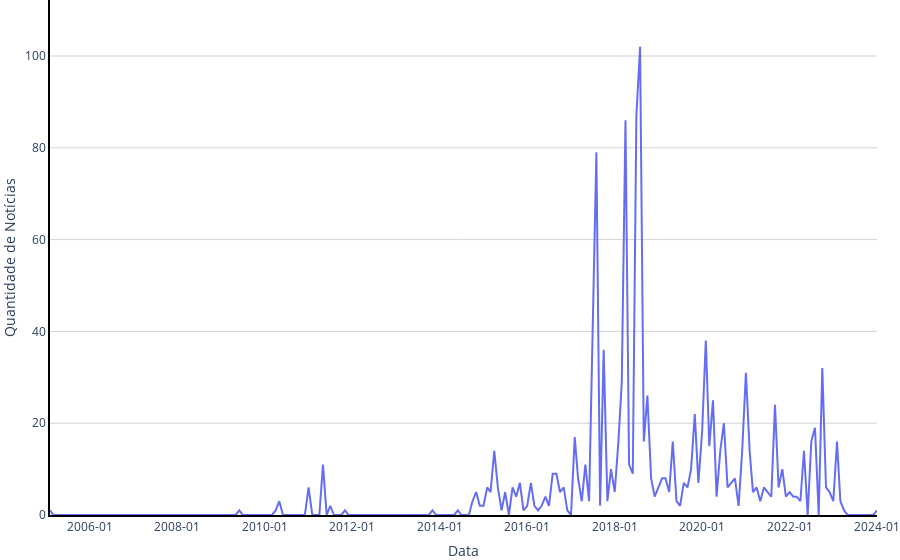

Notebook cell for this chart:
### Markdown cell above
### topic ts

df_with_query -> timestamp, count, keywords

### Code cell
from pyspark.sql import functions as F
from pyspark.sql.window import Window
from pyspark.sql.functions import collect_list
import pandas as pd
import plotly.express as px

traducao_meses = {
    "January": "Janeiro", "February": "Fevereiro", "March": "Março",
    "April": "Abril", "May": "Maio", "June": "Junho",
    "July": "Julho", "August": "Agosto", "September": "Setembro",
    "October": "Outubro", "November": "Novembro", "December": "Dezembro"
}

news_by_month = (
    df_with_query
    .groupBy('timestamp')
    .agg(F.count('archive').alias('count_of_news'))
    .toPandas()
)

keywords_by_month = (
    df_with_query
    .select('*', F.explode('keywords'))
    .groupBy("timestamp", "key")
    .agg(F.sum("value").alias("key_mentions"))
    .filter(F.col("key") != query)
    .withColumn("rank", F.row_number().over(Window.partitionBy("timestamp").orderBy(F.desc("key_mentions"))))
    .filter(F.col("rank") <= 5)
    .groupBy("timestamp")
    .agg(collect_list("key").alias("top5_keywords"))
    .toPandas()
)

news_history = news_by_month.merge(keywords_by_month, on="timestamp", how="inner")
news_history["timestamp"] = pd.to_datetime(news_history["timestamp"].astype(str), format='%Y%m')

min_date = news_history["timestamp"].min()
max_date = news_history["timestamp"].max()
full_range = pd.date_range(start=min_date, end=max_date, freq='MS')

news_history = news_history.set_index("timestamp").reindex(full_range).fillna(0).reset_index()
news_history = news_history.rename(columns={"index": "timestamp"})
news_history = news_history.sort_values(by="timestamp")

news_history["data_formatada"] = news_history["timestamp"].dt.strftime("%B de %Y").replace(traducao_meses, regex=True)
news_history["top5_keywords"] = news_history["top5_keywords"].apply(
    lambda words: "-" if words == 0 else "<br>".join([f"{i+1}. {word}" for i, word in enumerate(words)])
)

# Create Plotly figure
fig = px.line(
    news_history,
    x="timestamp",
    y="count_of_news",
    line_shape="linear",
    custom_data=news_history[["data_formatada", "top5_keywords"]],
)

fig.update_traces(
    hovertemplate="<b>Data:</b> %{customdata[0]}<br>"
                  "<b>📊 Notícias:</b> %{y}<br>"
                  "<b>Top 5 Tópicos:</b><br>%{customdata[1]}"
)

fig.update_layout(
    xaxis_title="Data",
    yaxis_title="Quantidade de Notícias",
    paper_bgcolor="rgba(0,0,0,0)",
    plot_bgcolor="rgba(0,0,0,0)",
    margin=dict(t=0, b=0, l=0, r=0),
    xaxis=dict(
        showgrid=False,
        zeroline=True,
        zerolinecolor="black",
        linecolor="black",
        linewidth=2
    ),
    yaxis=dict(
        range=[0, max(news_history["count_of_news"])*1.1],
        showgrid=True,  
        gridcolor="lightgray",  
        zeroline=True,
        zerolinecolor="black",
        linecolor="black",
        linewidth=2
    ),
)

fig.update_traces(line=dict(color='rgb(101, 110, 242)'),
                    hoverlabel=dict(bgcolor='rgb(101, 110, 242)',
                                    bordercolor='rgb(101, 110, 242)',
                                    font=dict(color='white')))

fig.update_xaxes(tickformat="%Y-%m")

# Show figure
fig.show()

### Figure 1 — Plotly figure (JSON) as saved in the notebook; plotly's stock layout.template omitted (floating-point values rounded to 4 significant figures; data arrays with more than 128 entries replaced by an {"elided": "..."} marker saying what was removed)
{"data": [{"customdata": {"elided": "228x2 str values"}, "hoverlabel": {"bgcolor": "rgb(101, 110, 242)", "bordercolor": "rgb(101, 110, 242)", "font": {"color": "white"}}, "hovertemplate": "<b>Data:</b> %{customdata[0]}<br><b>📊 Notícias:</b> %{y}<br><b>Top 5 Tópicos:</b><br>%{customdata[1]}", "legendgroup": "", "line": {"color": "rgb(101, 110, 242)", "dash": "solid", "shape": "linear"}, "marker": {"symbol": "circle"}, "mode": "lines", "name": "", "orientation": "v", "showlegend": false, "type": "scatter", "x": {"elided": "228 str values"}, "xaxis": "x", "y": {"elided": "228 float values"}, "yaxis": "y"}], "layout": {"legend": {"tracegroupgap": 0}, "margin": {"b": 0, "l": 0, "r": 0, "t": 0}, "paper_bgcolor": "rgba(0,0,0,0)", "plot_bgcolor": "rgba(0,0,0,0)", "xaxis": {"anchor": "y", "domain": [0, 1], "linecolor": "black", "linewidth": 2, "showgrid": false, "tickformat": "%Y-%m", "title": {"text": "Data"}, "zeroline": true, "zerolinecolor": "black"}, "yaxis": {"anchor": "x", "domain": [0, 1], "gridcolor": "lightgray", "linecolor": "black", "linewidth": 2, "range": [0, 112.2], "showgrid": true, "title": {"text": "Quantidade de Notícias"}, "zeroline": true, "zerolinecolor": "black"}}}
